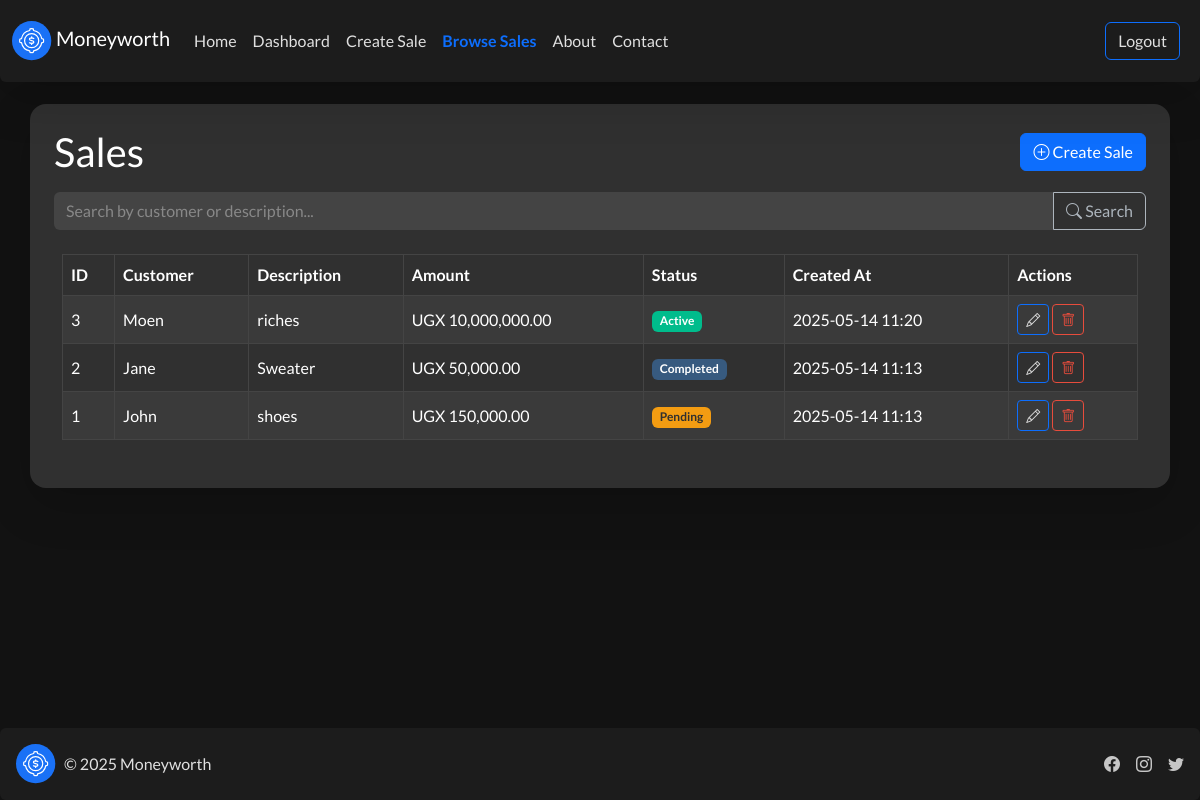
The app's page /sales/ (signed in) with its own data.
### core/models.py (models this page shows, shortened)
class Sale(models.Model):
    STATUS_CHOICES = [
        ('active', 'Active'),
        ('pending', 'Pending'),
        ('completed', 'Completed'),
    ]
    customer = models.CharField(max_length=200)
    description = models.TextField()
    amount = models.DecimalField(max_digits=10, decimal_places=2)
    created_at = models.DateTimeField(auto_now_add=True)
    seller = models.ForeignKey(settings.AUTH_USER_MODEL, on_delete=models.CASCADE)
    status = models.CharField(max_length=10, choices=STATUS_CHOICES, default='pending')

### core/views.py (the view)
# urls.py: path('sales/',                          sale_list,                       name='browse_sales'),
@login_required
def sale_list(request):
    query = request.GET.get('q', '')
    sales = Sale.objects.filter(seller=request.user)
    if query:
        sales = sales.filter(
            Q(customer__icontains=query) | Q(description__icontains=query)
        )
    sales = sales.order_by('-created_at')
    return render(request, 'core/browse_sale.html', {'sales': sales})

### templates/core/browse_sale.html (shortened to what this page needs)
{% extends 'core/base.html' %}
{% load static %}
{% load humanize %}
{% block content %}
<div class="container bg-dark text-light rounded-4 p-4 mt-4 shadow-lg">
  <div class="d-flex justify-content-between align-items-center mb-3">
    <h2 class="mb-0 text-white">Sales</h2>
    <a href="{% url 'create_sale' %}" class="btn btn-primary">
      <i class="bi bi-plus-circle"></i> Create Sale
    </a>
  </div>
  <form method="get" class="mb-3">
    <div class="input-group">
      <input
        type="text"
        name="q"
        class="form-control bg-secondary text-light border-0"
        placeholder="Search by customer or description..."
        value="{{ request.GET.q }}"
      />
      <button class="btn btn-outline-light" type="submit">
        <i class="bi bi-search"></i> Search
      </button>
    </div>
  </form>
  <div class="table-responsive p-2">
    <table
      class="table table-hover table-striped align-middle table-dark table-bordered border-secondary"
    >
      <thead class="table-dark border-bottom border-secondary">
        <tr>
          <th>ID</th>
          <th>Customer</th>
          <th>Description</th>
          <th>Amount</th>
          <th>Status</th>
          <th>Created At</th>
          <th>Actions</th>
        </tr>
      </thead>
      <tbody>
        {% if sales %} {% for sale in sales %}
        <tr>
          <td>{{ sale.id }}</td>
          <td>{{ sale.customer }}</td>
          <td>{{ sale.description|truncatechars:50 }}</td>
          <td>UGX {{ sale.amount|intcomma }}</td>
          <td>
            {% if sale.status == 'active' %}
            <span class="badge bg-success">Active</span>
            {% elif sale.status == 'pending' %}
            <span class="badge bg-warning text-dark">Pending</span>
            {% elif sale.status == 'completed' %}
            <span class="badge bg-primary">Completed</span>
            {% else %}
            <span class="badge bg-secondary">{{ sale.status|capfirst }}</span>
            {% endif %}
          </td>
          <td>{{ sale.created_at|date:"Y-m-d H:i" }}</td>
          <td>
            <a
              href="{% url 'update_sale' sale.id %}"
              class="btn btn-sm btn-outline-primary"
              title="Edit Sale"
              data-bs-toggle="tooltip"
            >
              <i class="bi bi-pencil"></i>
            </a>
            <form
              action="{% url 'delete_sale' sale.id %}"
              method="post"
              style="display: inline"
            >
              <button
                type="submit"
                class="btn btn-sm btn-outline-danger"
                title="Delete Sale"
                data-bs-toggle="tooltip"
                onclick="return confirm('Are you sure you want to delete this sale?');"
              >
                <i class="bi bi-trash"></i>
              </button>
            </form>
          </td>
        </tr>
        {% endfor %} {% endif %}
      </tbody>
    </table>
  </div>
</div>
{% endblock %}

### templates/core/base.html (style rules this page uses)
body { min-height: 100vh; display: flex; flex-direction: column; background-color: #121212; color: #e0e0e0; }
.btn-outline-primary { color: #e0e0e0; border-color: #0d6efd; }
.btn-primary { background-color: #0d6efd; border-color: #0d6efd; }

### records on screen
Sale: id "3", customer "Moen", description "riches", amount "10,000,000.00", status "Active", created_at "2025-05-14 11:20"
Sale: id "2", customer "Jane", description "Sweater", amount "50,000.00", status "Completed", created_at "2025-05-14 11:13"
Sale: id "1", customer "John", description "shoes", amount "150,000.00", status "Pending", created_at "2025-05-14 11:13"
